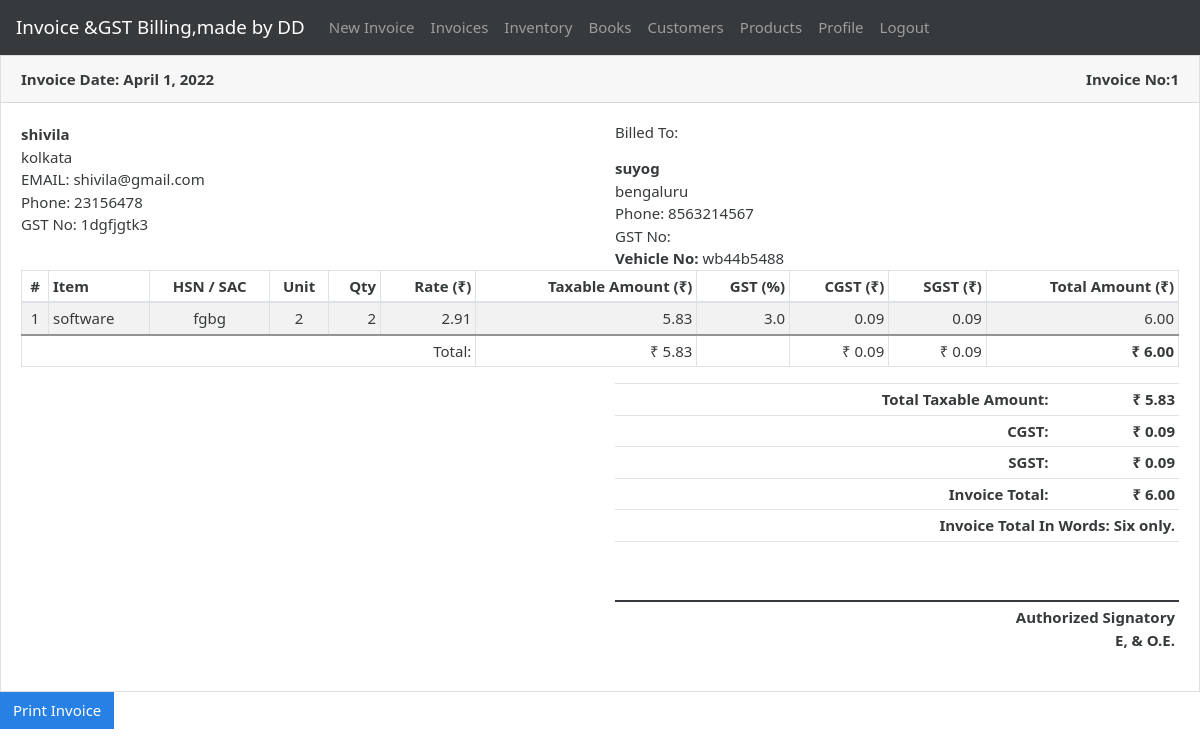
The app's page /invoice/2 (signed in) with its own data.
### gstbillingapp/models.py (models this page shows, shortened)
class Invoice(models.Model):
    user = models.ForeignKey(User, null=True, blank=True, on_delete=models.SET_NULL)
    invoice_number = models.IntegerField()
    invoice_date = models.DateField()
    invoice_customer = models.ForeignKey(
        'Customer',
        on_delete=models.SET_NULL,
        null=True
    )
    invoice_json = models.TextField()
    inventory_reflected = models.BooleanField(default=True)
    books_reflected = models.BooleanField(default=True)

class UserProfile(models.Model):
    user = models.OneToOneField(User, on_delete=models.CASCADE)
    business_title = models.CharField(max_length=100, blank=True, null=True)
    business_address = models.TextField(max_length=400, blank=True, null=True)
    business_email = models.EmailField(blank=True, null=True)
    business_phone = models.CharField(max_length=20, blank=True, null=True)
    business_gst = models.CharField(max_length=15, blank=True, null=True)

### gstbillingapp/views.py (the view)
# urls.py: path('invoice/<int:invoice_id>', views.invoice_viewer, name='invoice_viewer'),
@login_required
def invoice_viewer(request, invoice_id):
    invoice_obj = get_object_or_404(Invoice, user=request.user, id=invoice_id)
    user_profile = get_object_or_404(UserProfile, user=request.user)
    context = {}
    context['invoice'] = invoice_obj
    context['invoice_data'] = json.loads(invoice_obj.invoice_json)
    print(context['invoice_data'])
    context['currency'] = "₹"
    context['total_in_words'] = num2words.num2words(int(context['invoice_data']['invoice_total_amt_with_gst']), lang='en_IN').title()
    context['user_profile'] = user_profile
    return render(request, 'gstbillingapp/invoice_printer.html', context)

### gstbillingapp/templates/gstbillingapp/invoice_printer.html
{% extends "gstbillingapp/print_base.html" %}
{% block content %}
	<div class="card">
		<div class="card-header">
			<div class="row">
			<div class="col-sm-6 col-6"><strong>Invoice Date: {{invoice.invoice_date}}</strong></div>
			<div class="col-sm-6 text-right col-6"><strong>Invoice No:{{invoice.invoice_number}}</strong></div>
			</div>
		</div>
		<div class="card-body">
			<div class="row">
				<div class="col-sm-6 col-md-6 col-lg-6 col-6">
					<div>
						<strong>{{user_profile.business_title}}</strong>
					</div>
						<div id="invoice_profile_data">{{user_profile.business_address}}</div>
					{% if user_profile.business_email %}
						<div>EMAIL: {{user_profile.business_email}}</div>
					{% endif %}
					{% if user_profile.business_phone %}
						<div>Phone: {{user_profile.business_phone}}</div>
					{% endif %}
					{% if user_profile.business_gst %}
						<div>GST No: {{user_profile.business_gst}}</div>
					{% endif %}
				</div>
				<div class="col-sm-6 col-md-6 col-lg-6 col-6">
					<h6 class="mb-3">Billed To:</h6>
					<div>
						<strong>{{ invoice_data.customer_name }}</strong>
					</div>
					<div>{{ invoice_data.customer_address }}</div>
					<div>Phone: {{ invoice_data.customer_phone }}</div>
					<div>GST No: {{ invoice_data.customer_gst }}</div>
					{% if invoice_data.vehicle_number %}
					<div><strong>Vehicle No:</strong> {{ invoice_data.vehicle_number }}</div>
					{% endif %}
				</div>
			</div>
			<div class="table-responsive-sm">
				<table class="table table-striped table-invoice">
					<thead>
						<tr>
							<th class="text-center">#</th>
							<th class="text-left">Item</th>
							<th class="text-center">HSN / SAC</th>
							<th class="text-center">Unit</th>
							<th class="text-right">Qty</th>
							<th class="text-right">Rate ({{ currency }})</th>
							<th class="text-right">Taxable Amount ({{ currency }})</th>
							<th class="text-right">GST (%)</th>
							{% if invoice_data.igstcheck %}
								<th class="text-right">IGST ({{ currency }})</th>
							{% else %}
								<th class="text-right">CGST ({{ currency }})</th>
								<th class="text-right">SGST ({{ currency }})</th>
							{% endif %}
							<th class="text-right">Total Amount ({{ currency }})</th>
						</tr>
					</thead>
					<tbody>
						{% for item in invoice_data.items %}
						<tr>
							<td class="text-center">{{ forloop.counter }}</td>
							<td class="text-left strong">{{ item.invoice_product }}</td>
							<td class="text-center">{{ item.invoice_hsn }}</td>
							<td class="text-center">{{ item.invoice_unit }}</td>
							<td class="text-right">{{ item.invoice_qty }}</td>
							<td class="text-right">{{ item.invoice_rate_without_gst|floatformat:2 }}</td>
							<td class="text-right">{{ item.invoice_amt_without_gst|floatformat:2 }}</td>
							<td class="text-right">{{ item.invoice_gst_percentage }}</td>
							{% if invoice_data.igstcheck %}
								<td class="text-right">{{ item.invoice_amt_igst|floatformat:2 }}</td>
							{% else %}
								<td class="text-right">{{ item.invoice_amt_cgst|floatformat:2 }}</td>
								<td class="text-right">{{ item.invoice_amt_sgst|floatformat:2 }}</td>
							{% endif %}
							<td class="text-right">{{ item.invoice_amt_with_gst|floatformat:2 }}</td>
						</tr>
						{% endfor %}
						<tr id="table-invoice-total-row">
							{% if invoice_data.igstcheck %}
								<td class="text-right" colspan="6">Total: </td>
								<td class="text-right">{{ currency }} {{ invoice_data.invoice_total_amt_without_gst|floatformat:2 }}</td>
								<td class="text-right"></td>
								<td class="text-right">{{ currency }} {{invoice_data.invoice_total_amt_igst|floatformat:2 }}</td>
							{% else %}
								<td class="text-right" colspan="6">Total: </td>
								<td class="text-right">{{ currency }} {{ invoice_data.invoice_total_amt_without_gst|floatformat:2 }}</td>
								<td class="text-right"></td>
								<td class="text-right">{{ currency }} {{invoice_data.invoice_total_amt_cgst|floatformat:2 }}</td>
								<td class="text-right">{{ currency }} {{invoice_data.invoice_total_amt_sgst|floatformat:2 }}</td>
							{% endif %}
							<td class="text-right"><strong>{{ currency }} {{ invoice_data.invoice_total_amt_with_gst|floatformat:2 }}</strong></td>
						</tr>
					</tbody>
				</table>
			</div>
			<div class="row">
				<div class="col-sm-6 col-lg-6 col-md-6">
				</div>
				<div class="col-sm-6 col-lg-6 col-md-6">
					<table class="table text-right" id="invoice-grand-total-table">
						<tr>
							<td>Total Taxable Amount: </td>
							<td>{{ currency }} {{ invoice_data.invoice_total_amt_without_gst|floatformat:2 }}</td>
						</tr>
						{% if invoice_data.igstcheck %}
							<tr>
								<td>IGST: </td>
								<td>{{ currency }} {{ invoice_data.invoice_total_amt_igst|floatformat:2 }}</td>
							</tr>
						{% else %}
							<tr>
								<td>CGST: </td>
								<td>{{ currency }} {{ invoice_data.invoice_total_amt_cgst|floatformat:2 }}</td>
							</tr>
							<tr>
								<td>SGST: </td>
								<td>{{ currency }} {{ invoice_data.invoice_total_amt_sgst|floatformat:2 }}</td>
							</tr>
						{% endif %}
						<tr>
							<td>Invoice Total: </td>
							<td>{{ currency }} {{invoice_data.invoice_total_amt_with_gst|floatformat:2 }}</td>
						</tr>
						<tr>
							<td colspan="2" class="text-middle">
								Invoice Total In Words: {{ total_in_words }} only.
							</td>
						</tr>
						<tr id="invoice-signature-row">
							<td colspan="2"></td>
						</tr>
						<tr id="invoice-signature-text-row">
							<td colspan="2">Authorized Signatory<br> E, & O.E.	</td>
						</tr>
					</table>
				</div>
			</div>
		</div>
	</div>
	<button onclick="window.print();" class="btn btn-primary d-print-none">Print Invoice</button>
{% endblock %}

### gstbillingapp/static/gstbillingapp/main.css (style rules this page uses)
.table-invoice td, .table-invoice th { border: solid #dee2e6 1px; }
.table-invoice td, .table-invoice th { padding: .25rem; }
#table-invoice-total-row { border-top: 2px solid #939393; background: white; }
#invoice-grand-total-table td { font-weight: bold; padding: .25rem; }
#invoice-signature-text-row { border-top: : 2px solid; }
#invoice-signature-row { border-bottom: 2px solid; height: 4em; }
#invoice_profile_data { white-space: pre-line; }

### records on screen
Invoice: invoice_date "April 1, 2022", invoice_number "1"
UserProfile: business_title "shivila", business_address "kolkata", business_email "shivila@gmail.com", business_phone "23156478", business_gst "1dgfjgtk3"

### other values on screen
{{ invoice_data.customer_name }} "suyog"
{{ invoice_data.customer_address }} "bengaluru"
{{ invoice_data.customer_phone }} "8563214567"
{{ invoice_data.vehicle_number }} "wb44b5488"
{{ currency }} "₹"
{{ item.invoice_product }} "software"
{{ item.invoice_hsn }} "fgbg"
{{ item.invoice_unit }} "2"
{{ item.invoice_qty }} "2"
{{ item.invoice_rate_without_gst|floatformat:2 }} "2.91"
{{ item.invoice_amt_without_gst|floatformat:2 }} "5.83"
{{ item.invoice_gst_percentage }} "3.0"
{{ item.invoice_amt_cgst|floatformat:2 }} "0.09"
{{ item.invoice_amt_sgst|floatformat:2 }} "0.09"
{{ item.invoice_amt_with_gst|floatformat:2 }} "6.00"
